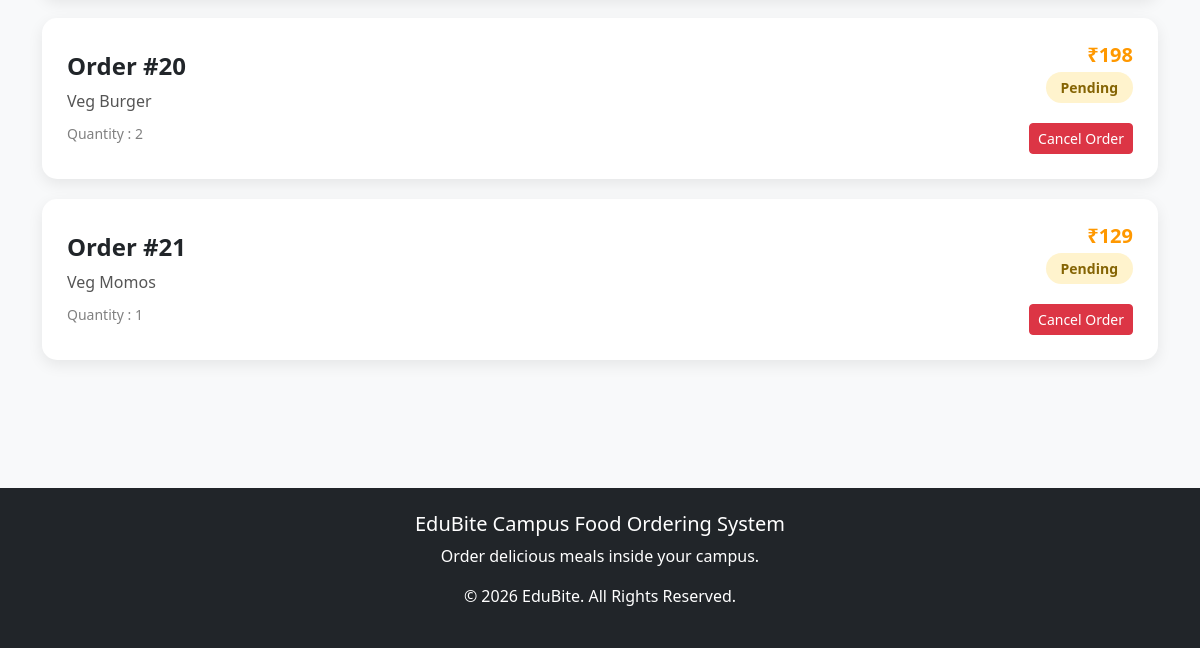
The page /orders/ (signed in, lower part) on the database as committed earlier.
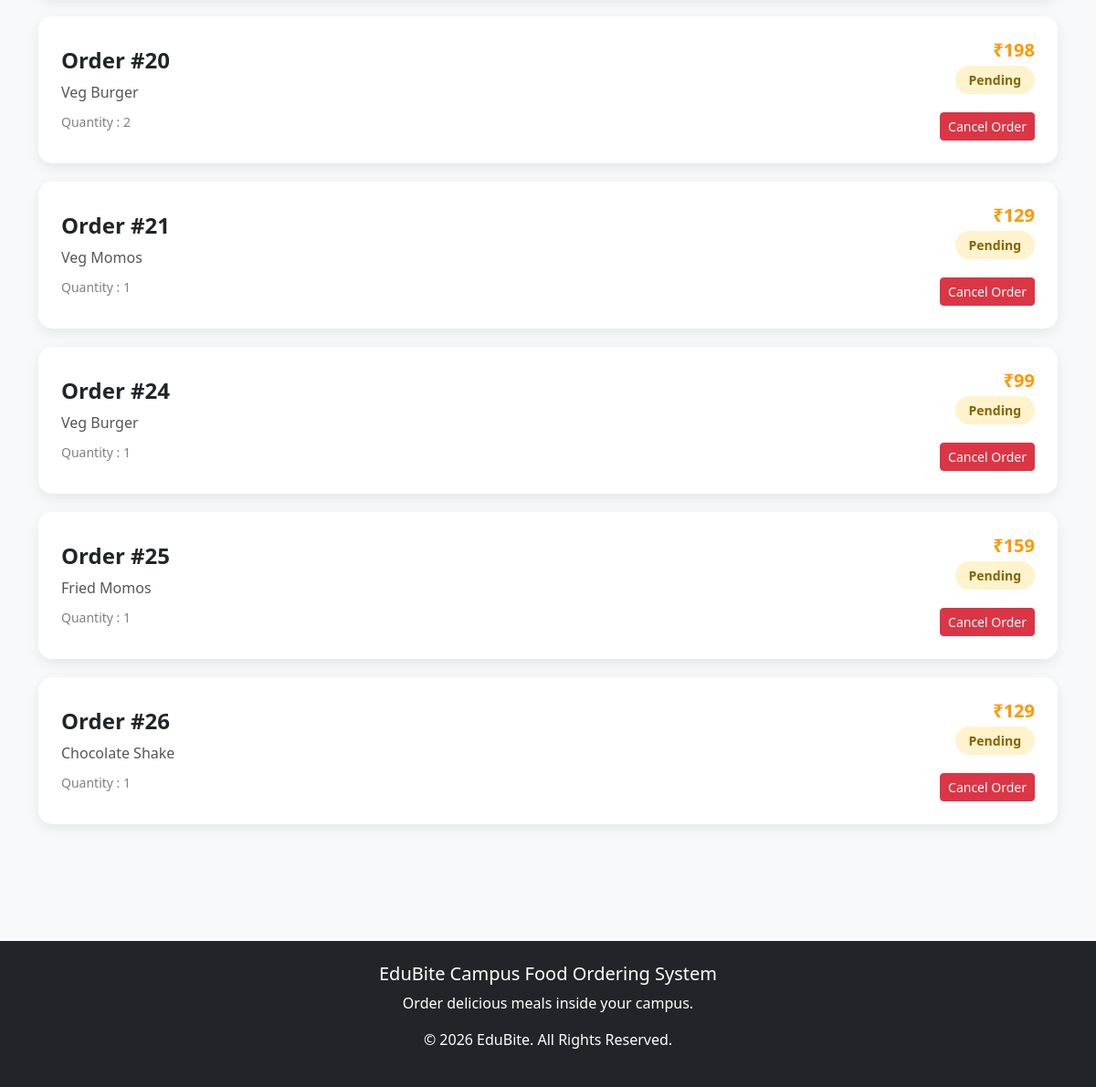
The same page on the database as committed later.
### anonymous/models.py (models this page shows, shortened)
class Order(models.Model):
    STATUS_CHOICES = (
        ('Pending', 'Pending'),
        ('Preparing', 'Preparing'),
        ('Delivered', 'Delivered'),
        ('Cancelled', 'Cancelled'),
    )
    user = models.ForeignKey(Register, on_delete=models.CASCADE)
    food = models.ForeignKey(Food, on_delete=models.CASCADE)
    quantity = models.IntegerField(default=1)
    total_price = models.IntegerField()
    status = models.CharField(
        max_length=20,
        choices=STATUS_CHOICES,
        default='Pending'
    )

class Food(models.Model):
    CATEGORY_CHOICES = (
        ('Pizza', 'Pizza'),
        ('Burger', 'Burger'),
        ('Momos', 'Momos'),
        ('Drinks', 'Drinks'),
    )
    name = models.CharField(max_length=100)
    category = models.CharField(
        max_length=50,
        choices=CATEGORY_CHOICES,
        default='Pizza'
    )
    description = models.TextField(default="")
    price = models.IntegerField()
    image = models.CharField(max_length=200)

### anonymous/views.py (the view)
# urls.py: path('orders/', anoview.orders, name="orders"),
def orders(request):
    if "user_id" not in request.session:
        return redirect('/login/')
    user = Register.objects.get(
        id=request.session["user_id"]
    )
    orders = Order.objects.filter(
        user=user
    )
    return render(
        request,
        "orders.html",
        {"orders": orders}
    )

### anonymous/templates/orders.html (shortened to what this page needs)
{% extends 'base.html' %}
{% load static %}
{% block content %}
<section class="orders-section">
    <div class="container">
        {% for order in orders %}
        <div class="order-card">
            <div class="order-left">
                <h4>
                    Order #{{ order.id }}
                </h4>
                <p>
                    {{ order.food.name }}
                </p>
                <span class="order-date">
                    Quantity : {{ order.quantity }}
                </span>
            </div>
            <div class="order-right">
                <h5>
                    ₹{{ order.total_price }}
                </h5>
                {% if order.status == "Pending" %}
                <span class="status pending">
                    Pending
                </span>
                {% elif order.status == "Preparing" %}
                <span class="status preparing">
                    Preparing
                </span>
                {% elif order.status == "Delivered" %}
                <span class="status delivered">
                    Delivered
                </span>
                {% elif order.status == "Cancelled" %}
                <span class="status cancelled">
                    Cancelled
                </span>
                {% endif %}
                <br><br>
                {% if order.status == "Pending" %}
                <a href="/cancel-order/{{ order.id }}/" class="btn btn-danger btn-sm"
                    onclick="return confirm('Cancel this order?')">
                    Cancel Order
                </a>
                {% endif %}
            </div>
        </div>
        {% empty %}
        <div class="alert alert-warning">
            No Orders Found
        </div>
        {% endfor %}
    </div>
</section>
{% endblock %}

### anonymous/templates/base.html
{% include 'includes/header.html' %}
<div>
{% block content %}
{% endblock %}
</div>
{% include 'includes/footer.html' %}

### anonymous/templates/includes/header.html (shortened to what this page needs)
{% load static %}
<!DOCTYPE html>
<html lang="en">
<head>
    <link href="https://cdn.jsdelivr.net/npm/bootstrap@5.3.3/dist/css/bootstrap.min.css" rel="stylesheet">
    <link rel="stylesheet" href="{% static 'css/style.css' %}">
    <link rel="stylesheet" href="{% static 'css/register.css' %}">
    <link rel="stylesheet" href="{% static 'css/login.css' %}">
    <link rel="stylesheet" href="{% static 'css/dashboard.css' %}">
    <link rel="stylesheet" href="{% static 'css/menu.css' %}">
    <link rel="stylesheet" href="{% static 'css/cart.css' %}">
    <link rel="stylesheet" href="{% static 'css/orders.css' %}">
    <link rel="stylesheet" href="{% static 'css/profile.css' %}">
    <link rel="stylesheet" href="{% static 'css/viewdata.css' %}">
</head>
<body>

### anonymous/templates/includes/footer.html (shortened to what this page needs)
<footer class="bg-dark text-white text-center p-4 mt-5">
    <h5>EduBite Campus Food Ordering System</h5>
    <p>
        Order delicious meals inside your campus.
    </p>
    <p>
        © 2026 EduBite. All Rights Reserved.
    </p>
</footer>
</body>
</html>

### anonymous/static/css/style.css (style rules this page uses)
* { margin:0; padding:0; box-sizing:border-box; }
body { background:#f8f9fa; }

### anonymous/static/css/orders.css (style rules this page uses)
.orders-section { min-height:100vh; background:#f8f9fa; padding:60px 0; }
.order-card { background:white; border-radius:15px; padding:25px; margin-bottom:20px; display:flex; justify-content:space-between; align-items:center; box-shadow:0 5px 15px rgba(0,0,0,0.08); }
.order-left h4 { font-weight:600; }
.order-left p { margin:8px 0; color:#555; }
.order-date { font-size:14px; color:gray; }
.order-right { text-align:right; }
.order-right h5 { color:#ff9800; font-weight:bold; }
.status { padding: 6px 15px; border-radius: 20px; font-size: 14px; font-weight: 600; }
.pending { background: #fff3cd; color: #856404; }

Rows that differ between the two databases and show on the page:
added Order: id "24", food.name "Veg Burger", quantity "1", total_price "99", status "Pending"
added Order: id "25", food.name "Fried Momos", quantity "1", total_price "159", status "Pending"
added Order: id "26", food.name "Chocolate Shake", quantity "1", total_price "129", status "Pending"
